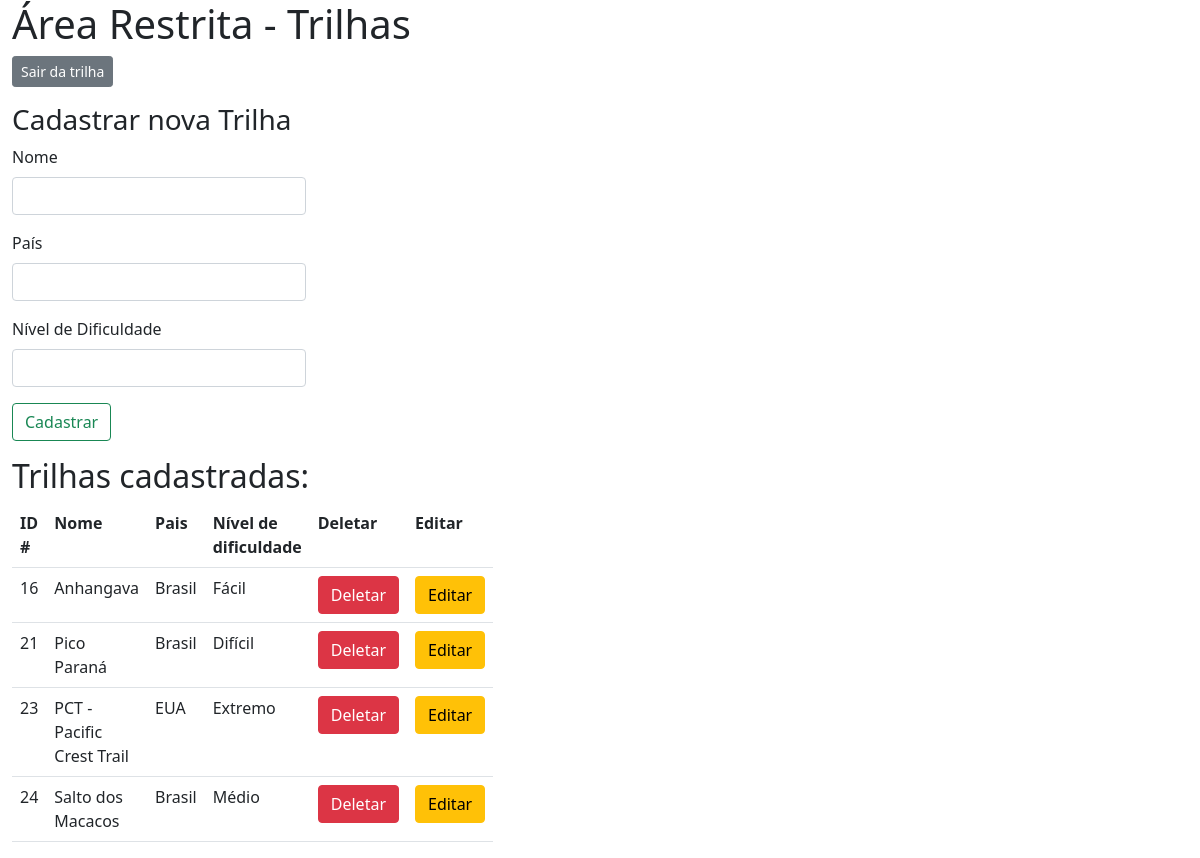
The page /final_test/sistema/index.php (signed in) on the database its author committed.
### tables this page shows
CREATE TABLE `trilhas_tb` (
  `id_trilha` int(11) NOT NULL,
  `nome` varchar(80) NOT NULL,
  `pais` varchar(80) NOT NULL,
  `nivel_dificuldade` varchar(7) NOT NULL
);

### final_test/database/trilha.dao.php (the view, shortened to what this page needs)
<?php
function buscar_trilhas()
{
	$conn = conectar();
	$sql = "SELECT * FROM trilhas_tb";
	$result = mysqli_query($conn, $sql);
	if (mysqli_affected_rows($conn) > 0)
	{
		return $result;
	}
	return null;
}
function exibir_trilhas()
{
	$result = buscar_trilhas();
	if ($result == null)
	{
		$retorno = '<h3> Não há trilhas a serem exibidas</h3>';
	}
	else
	{
		$retorno = '<div class="col-3">';
		$retorno .= '<table class="table table-hover">';
		$retorno .= '<tr>';
		$retorno .= '<th>ID #</th>';
		$retorno .= '<th>Nome</th>';
		$retorno .= '<th>Pais</th>';
		$retorno .= '<th>Nível de dificuldade</th>';
		$retorno .= '<th>Deletar</th>';
		$retorno .= '<th>Editar</th>';
		$retorno .= '</tr>';
		while ($trilha = mysqli_fetch_assoc($result))
		{
			$retorno .= '<tr>';
			$retorno .= "<td>" . $trilha['id_trilha']		  . "</td>";
			$retorno .= "<td>" . $trilha['nome']     		  . "</td>";
			$retorno .= "<td>" . $trilha['pais']     		  . "</td>";
			$retorno .= "<td>" . $trilha['nivel_dificuldade'] . "</td>";
			$retorno .= "<td>" . link_deletar($trilha['id_trilha']) . "</td>";
			$retorno .= "<td>" . link_editar($trilha['id_trilha']) . "</td>";
			$retorno .= '</tr>';
		}
		$retorno .= '</table>';
		$retorno .= '</div';
	}
	return $retorno;
}
function link_deletar($id_trilha)
{
	$link = '<a href="deletar.php?id_trilha=' .$id_trilha.'"
	onclick="return confirm(\'Tem certeza que deseja excluir esta trilha?\')" class="btn btn-danger" >Deletar</a>';
	return $link;
}
function link_editar ($id_trilha)
{
	$link = '<a href="editar.php?id_trilha='.$id_trilha.'" class="btn btn-warning">Editar</a>';
	return $link;
}
?>

### final_test/sistema/index.php (shortened to what this page needs)
<?php include_once'lock.php';
include_once '../database/trilha.dao.php';
?>
<!DOCTYPE html>
<html>
<head>
	<link href="https://cdn.jsdelivr.net/npm/bootstrap@5.1.3/dist/css/bootstrap.min.css" rel="stylesheet">
</head>
<body class = "container-fluid">
	<h1>Área Restrita - Trilhas</h1>
	<p>
		<a href="logout.php" class="btn btn-secondary btn-sm">Sair da trilha</a>
	</p>
	<h3>Cadastrar nova Trilha</h3>
	<div class="col-3">
		<form action="cadastrar.php" method="post">
			<p>
				<label class="form-label">Nome</label><br>
				<input type="text" name="nome" required class="form-control">
			</p>
			<p>
				<label class="form-label">País</label><br>
				<input type="text" name="pais" required class="form-control">
			</p>
			<p>
				<label class="form-label">Nível de Dificuldade</label><br>
				<input type="text" name="nivel_dificuldade" required class="form-control">
			</p>
			<p>
				<button type="submit" name="cadastrar" class="btn btn-outline-success">Cadastrar</button>
			</p>
		</form>
	</div>
	<h2>Trilhas cadastradas:</h2>
	<?php
	echo exibir_trilhas();
	?>
</body>
</html>

### rows shown on the page
trilhas_tb: id_trilha "16", nome "Anhangava", pais "Brasil", nivel_dificuldade "Fácil"
trilhas_tb: id_trilha "21", nome "Pico Paraná", pais "Brasil", nivel_dificuldade "Difícil"
trilhas_tb: id_trilha "23", nome "PCT - Pacific Crest Trail", pais "EUA", nivel_dificuldade "Extremo"
trilhas_tb: id_trilha "24", nome "Salto dos Macacos", pais "Brasil", nivel_dificuldade "Médio"
